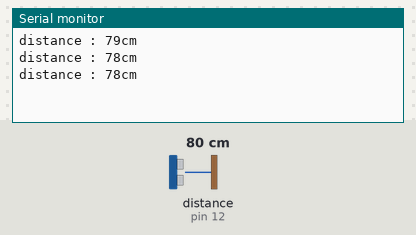
Recording of a sketch running on a simulated Arduino Uno, built with avr-gcc and run on an emulated ATmega328P. On the bench: the last lines printed to the serial monitor. Wiring (inferred from the names in the program): ultrasonic range finder: trigger pin 11; echo pin 12. The test bench sets the inputs (shaded band); at power-on: distance to the obstacle (sensor on pin 12) 80 cm. The echo pulse lasts 58.3 µs per cm.

Above: at 1.3 s.
1.4 s: distance to the obstacle (sensor on pin 12) set to 2 cm
At 1.9 s:
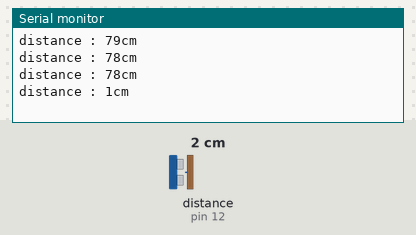
2.9 s: distance to the obstacle (sensor on pin 12) set to 4 cm
At 3.4 s:
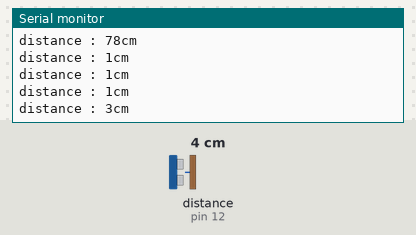
Timing chart, 0 to 5.9 s (numbered marks = the images above; inputs shaded):
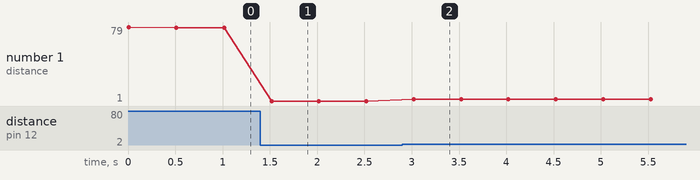

The sketch:

01_sonic.ino
```cpp
int trigPin=11;  //아두이노가 전류를 넣어 초음파를 발사하게 하는 핀
int echoPin=12;  //수신부로 입력된 초음파를 받는 핀

void setup() {
  Serial.begin(9600);
  pinMode(trigPin, OUTPUT);
  pinMode(echoPin, INPUT);
}

void loop() {
  unsigned long distance; //초음파가 발사되어 돌아온 시간

  //초음파 발생시킴 : 10us 동안 전류를 trigPin에 출력
  digitalWrite(trigPin, LOW);
  delayMicroseconds(2);       //초기화
  digitalWrite(trigPin, HIGH);
  delayMicroseconds(10);
  digitalWrite(trigPin, LOW);

  //돌아온 초음파를 분석하여 거리 계산
  distance = pulseIn(echoPin, HIGH)/2 * 0.034;
        //왕복시간이므로 반으로 나눈다 : 반환값은 unsigned long
        //cm와 microsecond의 단위를 통일시켜야 함
        //1m = 100cm : 340m --> 34000cm
        //1s = 1,000,000us
        //34000/1000000 --> 0.034cm/us

  //화면 출력
  Serial.println("distance : " + String(distance) + "cm");
  delay(500);
}
```

Measured:
- after the input at 1.4 s, the serial monitor: prints a new line after 0.12 s (image 1)
- after the input at 2.9 s, the serial monitor: prints a new line after 0.12 s (image 2)
- plotted number 1: 78 → 1 after the input at 1.4 s, 1 → 3 after the input at 2.9 s
